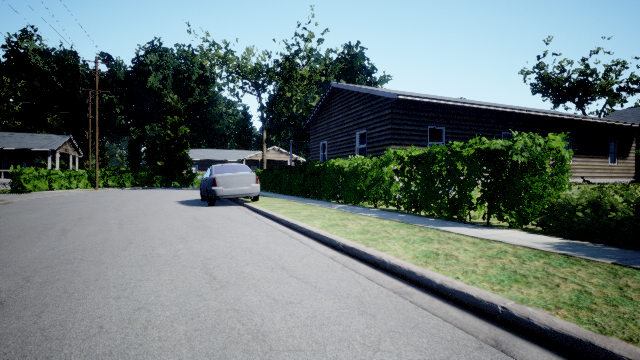
#> input picture src/lane_keep_assist/test_images/original/o_100.png, 640 x 360 px
$ python -i lane_detect.py   (imports and definitions only)
#> lines starting #> are read from the running program, lines starting #| are printed output that depends on the picture
#!/usr/bin/env python
import cv2 as cv
import numpy as np

import rospy

# Canny edge detection with Hough transform provided by https://towardsdatascience.com/tutorial-build-a-lane-detector-679fd8953132#127c =============================================
def do_canny(frame):
    # Converts frame to grayscale because we only need the luminance channel for detecting edges - less computationally expensive
    gray = cv.cvtColor(frame, cv.COLOR_RGB2GRAY)
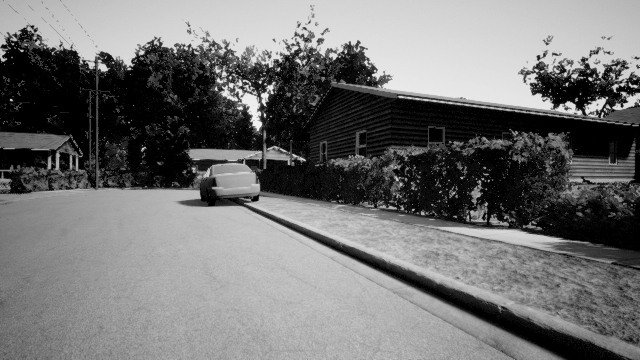
#> gray: shape (360, 640); min 0, max 242, mean 114.6
    # Applies a 5x5 gaussian blur with deviation of 0 to frame - not mandatory since Canny will do this for us
    blur = cv.GaussianBlur(gray, (5, 5), 0)
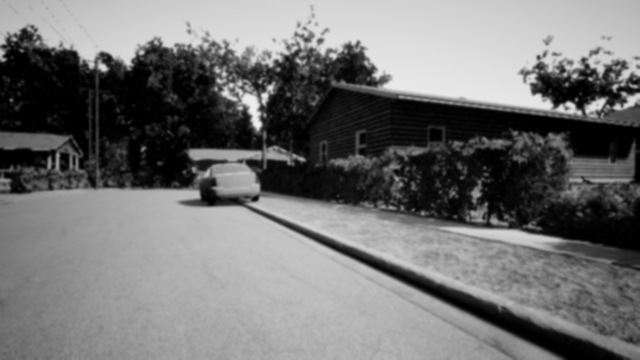
#> blur: shape (360, 640); min 0, max 241, mean 114.6
    # Applies Canny edge detector with minVal of 50 and maxVal of 150
    canny = cv.Canny(blur, 25, 100)
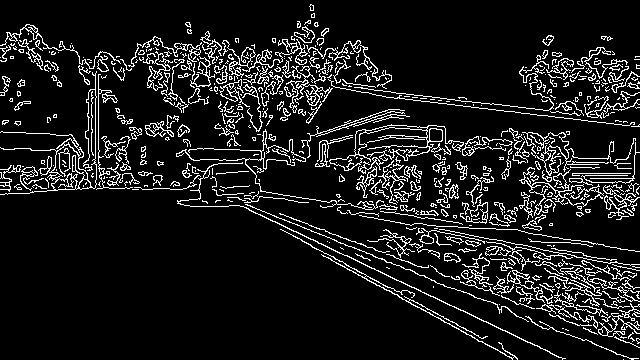
#> canny: shape (360, 640); 10.7% white in thin lines or dots
    return canny

# [69 lines left out: functions do_segment, calculate_lines, lane_detect, not called in this run]

>>> import cv2
>>> picture = cv2.cvtColor(cv2.imread('../../../../../src/lane_keep_assist/test_images/original/o_100.png'), cv2.COLOR_BGR2RGB)
>>> result = do_canny(picture)

$ run again, on src/lane_keep_assist/test_images/original/o_103.png
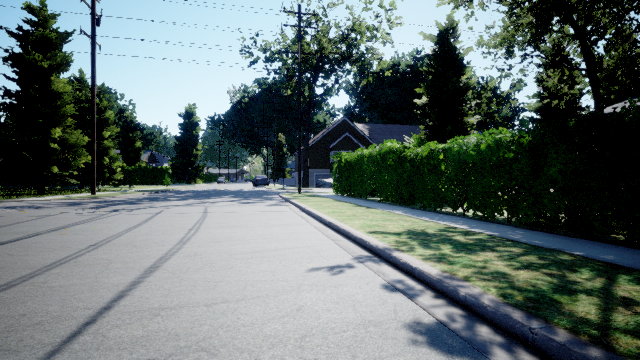
#> input picture src/lane_keep_assist/test_images/original/o_103.png, 640 x 360 px
#> in do_canny, `blur = cv.GaussianBlur(gray, (5, 5), 0)`:
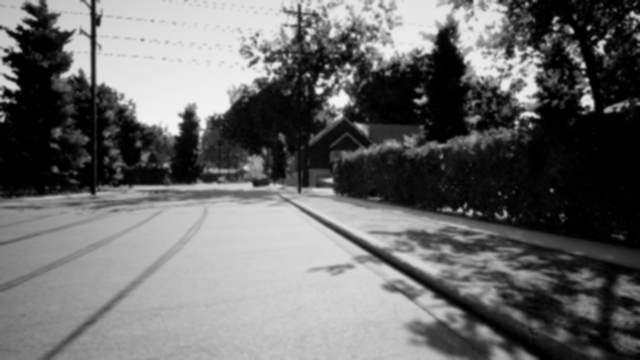
#> blur: shape (360, 640); min 0, max 243, mean 105.7
#> in do_canny, `canny = cv.Canny(blur, 25, 100)`:
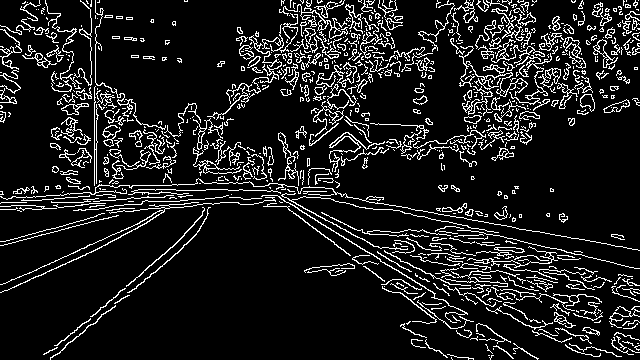
#> canny: shape (360, 640); 11.5% white in thin lines or dots

$ run again, on src/lane_keep_assist/test_images/original/o_107.png
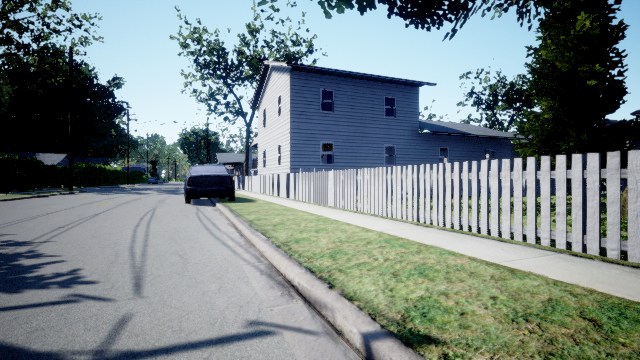
#> input picture src/lane_keep_assist/test_images/original/o_107.png, 640 x 360 px
#> in do_canny, `blur = cv.GaussianBlur(gray, (5, 5), 0)`:
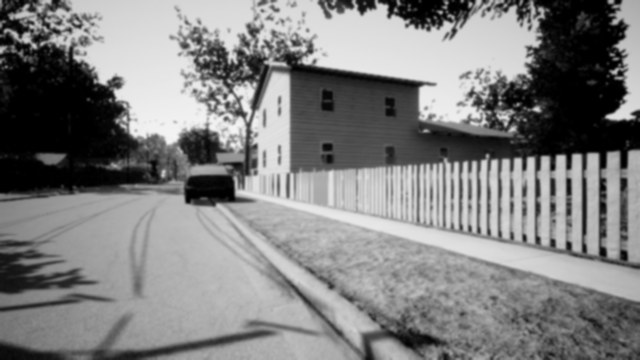
#> blur: shape (360, 640); min 0, max 244, mean 128.5
#> in do_canny, `canny = cv.Canny(blur, 25, 100)`:
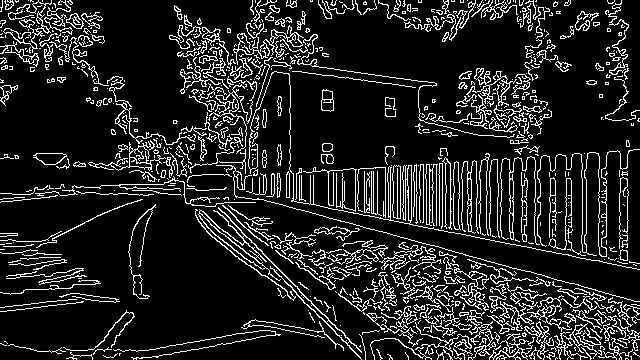
#> canny: shape (360, 640); 13.6% white in thin lines or dots
